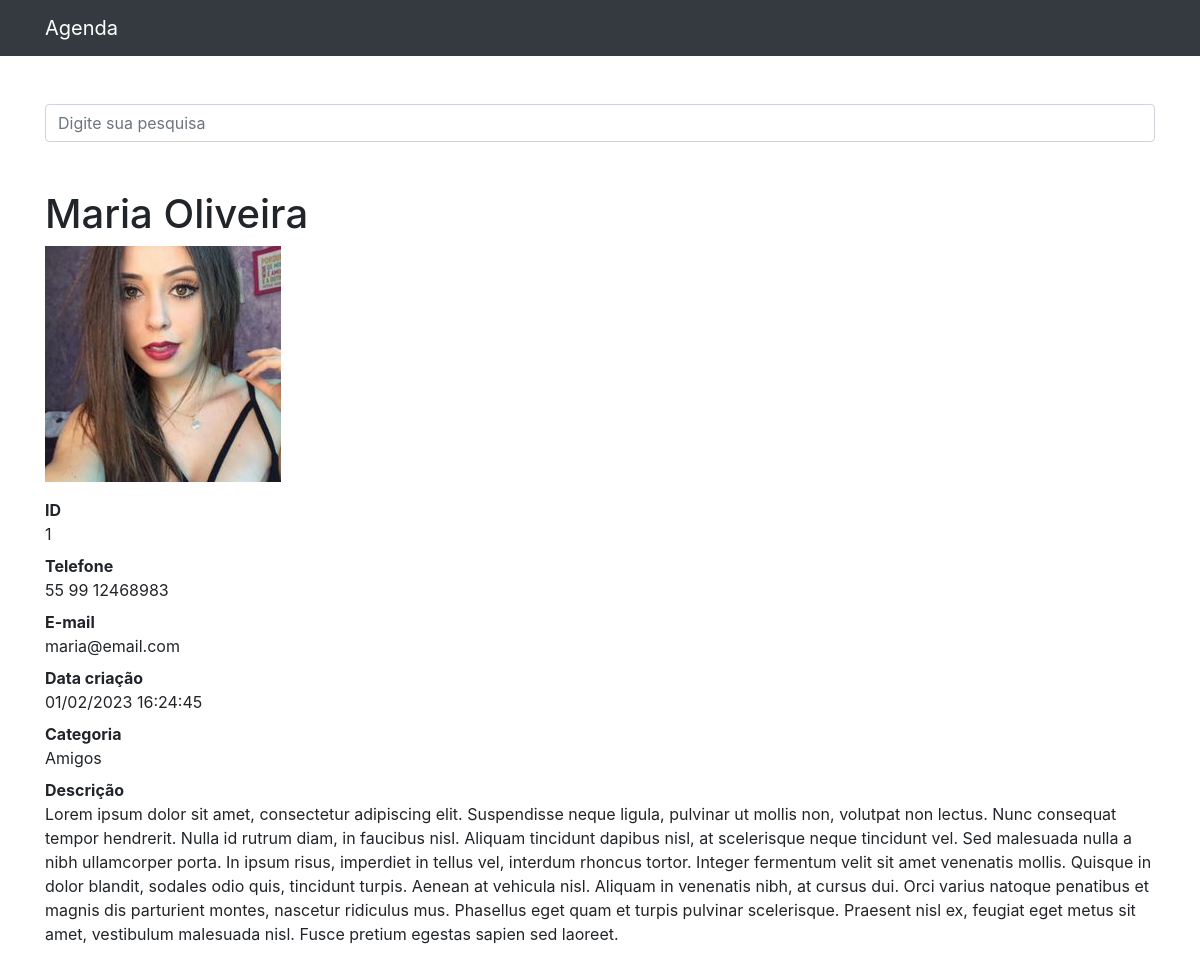
The page /1 on the database its author committed.
### contatos/models.py (models this page shows, shortened)
class Contato(models.Model):
    nome = models.CharField(max_length=255)
    sobrenome = models.CharField(max_length=255, blank=True)
    telefone = models.CharField(max_length=255)
    email = models.CharField(max_length=255, blank=True)
    data_criacao = models.DateTimeField(default=timezone.now)
    descricao = models.TextField(blank=True)
    categoria = models.ForeignKey(Categoria, on_delete=models.DO_NOTHING)
    mostrar = models.BooleanField(default=True)
    foto = models.ImageField(blank=True, upload_to='fotos/%Y/%m/%d/')

class Categoria(models.Model):
    nome = models.CharField(max_length=255)
    def __str__(self):
        return self.nome

### contatos/views.py (the view)
# urls.py: path('<int:contato_id>', views.ver_contato, name='ver_contato'),
def ver_contato(request, contato_id):
    contato = get_object_or_404(Contato, id=contato_id)
    if not contato.mostrar:
        raise Http404()
    return render(request, 'contatos/ver_contato.html', {
        'contato': contato
    })

### contatos/templates/contatos/ver_contato.html (shortened to what this page needs)
{% extends 'base.html' %}
{%block conteudo%}
<h1 class="mt-5">{{ contato.nome }} {{ contato.sobrenome }}</h1>
  {% if contato.foto %}
    <p>
      <img src="{{ contato.foto.url }}" alt="max-wigth: 250px; height: auto;">
    </p>
  {% endif %}
  <dl>
    <dt>ID</dt>
    <dd>{{ contato.id }}</dd>
    <dt>Telefone</dt>
    <dd>{{ contato.telefone }}</dd>
    <dt>E-mail</dt>
    <dd>{{ contato.email }}</dd>
    <dt>Data criação</dt>
    <dd>{{ contato.data_criacao|date:'d/m/Y H:i:s' }}</dd>
    <dt>Categoria</dt>
    <dd>{{ contato.categoria }}</dd>
    <dt>Descrição</dt>
    <dd>
      {{ contato.descricao }}
    </dd>
  </dl>
{%endblock%}

### rows shown on the page
Contato: nome "Maria", sobrenome "Oliveira", foto (picture), id "1", telefone "55 99 12468983", email "maria@email.com", data_criacao "01/02/2023 16:24:45", categoria "Amigos", descricao "Lorem ipsum dolor sit amet, consectetur adipiscing elit. Suspendisse neque ligula, pulvinar ut mollis non, volutpat non lectus. Nunc consequat tempor hendrerit. Nulla id rutrum diam, in faucibus nisl. Aliquam tincidunt dapibus nisl, at scelerisque neque tincidunt vel. Sed malesuada nulla a nibh ullamcorper porta. In ipsum risus, imperdiet in tellus vel, interdum rhoncus tortor. Integer fermentum velit sit amet venenatis mollis. Quisque in dolor blandit, sodales odio quis, tincidunt turpis. Aenean at vehicula nisl. Aliquam in venenatis nibh, at cursus dui. Orci varius natoque penatibus et magnis dis parturient montes, nascetur ridiculus mus. Phasellus eget quam et turpis pulvinar…"
